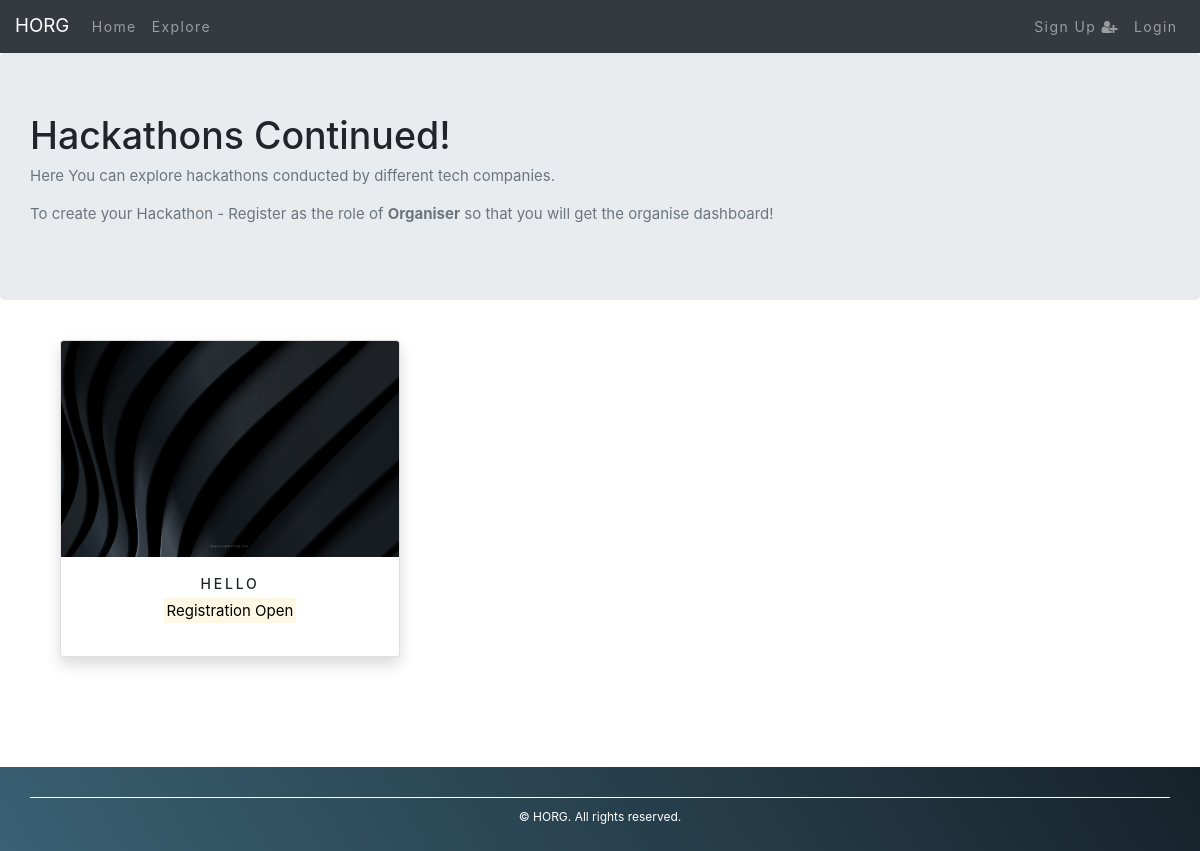
/main/, run on the app's committed database.
### main/models.py (models this page shows, shortened)
class List(models.Model):
    user = models.ForeignKey(settings.AUTH_USER_MODEL, default=1, on_delete=models.CASCADE)
    name = models.CharField(max_length=300, unique=True)
    slug = models.SlugField(max_length=250, unique=True)
    description = models.TextField(blank=True)
    category = models.ForeignKey(Category, on_delete=models.CASCADE)
    register = models.ManyToManyField(User, related_name='likes', blank=True)
    image = models.ImageField(upload_to='product', blank=True)
    daysLeft = models.BooleanField(default=True)
    noofdays = models.DecimalField(max_digits=3, decimal_places=0)
    WhoIsConducting = models.CharField(max_length=250)
    question = models.FileField(upload_to='questions', blank=True)
    created = models.DateTimeField(auto_now_add=True)
    updated = models.DateTimeField(auto_now=True)
    class Meta:
        db_table = 'List'
        ordering = ('name',)
        verbose_name = 'list'
        verbose_name_plural = 'lists'
    def get_url(self):
        return reverse('main:hackathonList', args=[self.category.slug, self.slug])

### main/views.py (the view)
# urls.py: path('', views.allProdcat, name='allProdcat'),
def allProdcat(request, c_slug=None):
    c_page = None
    lists = None
    if c_slug != None:
        c_page = get_object_or_404(Category, slug=c_slug)
        lists = List.objects.filter(category=c_page, daysLeft=True)
    else:
        lists = List.objects.all().filter(daysLeft=True)
    return render(request, 'category.html', {'category': c_page, 'lists': lists})

### main/templates/category.html (shortened to what this page needs)
{% extends "base.html" %}
{% load static %}
{% block content %}
    {% block navigation %}
        {% include 'navigation.html' %}
    {% endblock %}
    <div class="mx-auto">
    <div class="jumbotron">
        <h1>Hackathons Continued!</h1>
        <p class="text-muted">Here You can explore hackathons conducted by different tech companies.</p>
        <p class="text-muted">To create your Hackathon - Register as the role of <b>Organiser</b> so that you will get
            the organise dashboard! </p>
    </div>
    <div class="container">
        <div class="row mx-auto">
            {% if lists %}
                {% for list in lists %}
                    <div class="my_bottom_margin col-xs-12 col-12 col-sm-6 col-md-6 col-lg-4">
                        <div class="card shadow text-center" style="min-width: 17rem;">
                            <div class="inner">
                                <a href="{{ list.get_url }}"><img class="card-img-top my_image"
                                                                  src="{{ list.image.url }}"
                                                                  alt="{{ list.name }}"></a>
                            </div>
                            <div class="card-body">
                                <h4>{{ list.name }}</h4>
                                <p>
                                    {% if list.daysLeft == True %}
                                        <mark>Registration Open</mark>
                                    {% else %}
                                        <mark>Registration Closed</mark>
                                    {% endif %}
                                </p>
                            </div>
                        </div>
                    </div>
                {% endfor %}
            {% else %}
                <p><strong>Sorry, there are no hackathon event available!</strong></p>
            {% endif %}
        </div>
    </div>
    {% block footer %}
        {% include 'footer.html' %}
    {% endblock %}
{% endblock %}

### static/css/style.css (style rules this page uses)
body { font-family: 'Roboto', sans-serif; background-color: powderblue; }
* { box-sizing: border-box; }
body { font-family: Verdana, sans-serif; }
img { vertical-align: middle; }
.my_image { width: 50%; height: 50%; }
.card { margin-top: 10px; }
.my_bottom_margin { margin-bottom: 10px; }
.card-body h4 { font-size: 14px; text-transform: uppercase; letter-spacing: .2em; }
.inner { overflow: hidden; }
.inner img { transition: all 1.5s ease; }
.card-img-top { width: 15vw; height: 18vw; object-fit: cover; }
* { -moz-box-sizing: border-box; -webkit-box-sizing: border-box; box-sizing: border-box; margin: 0; padding: 0; }

### static/css/w3.css (style rules this page uses)
*,*:before,*:after { box-sizing:inherit }
html { -ms-text-size-adjust:100%;-webkit-text-size-adjust:100% }
body { margin:0 }
a { background-color:transparent }
b,strong { font-weight:bolder }
mark { background:#ff0;color:#000 }
img { border-style:none }
html,body { font-family:Verdana,sans-serif;font-size:15px;line-height:1.5 }
html { overflow-x:hidden }
h1 { font-size:36px }
h4 { font-size:20px }
h1,h2,h3,h4,h5,h6 { font-family:"Segoe UI",Arial,sans-serif;font-weight:400;margin:10px 0 }
img { vertical-align:middle }
a { color:inherit }

### data on the page
List: image (picture), name "HELLO", daysLeft "Registration Open"
